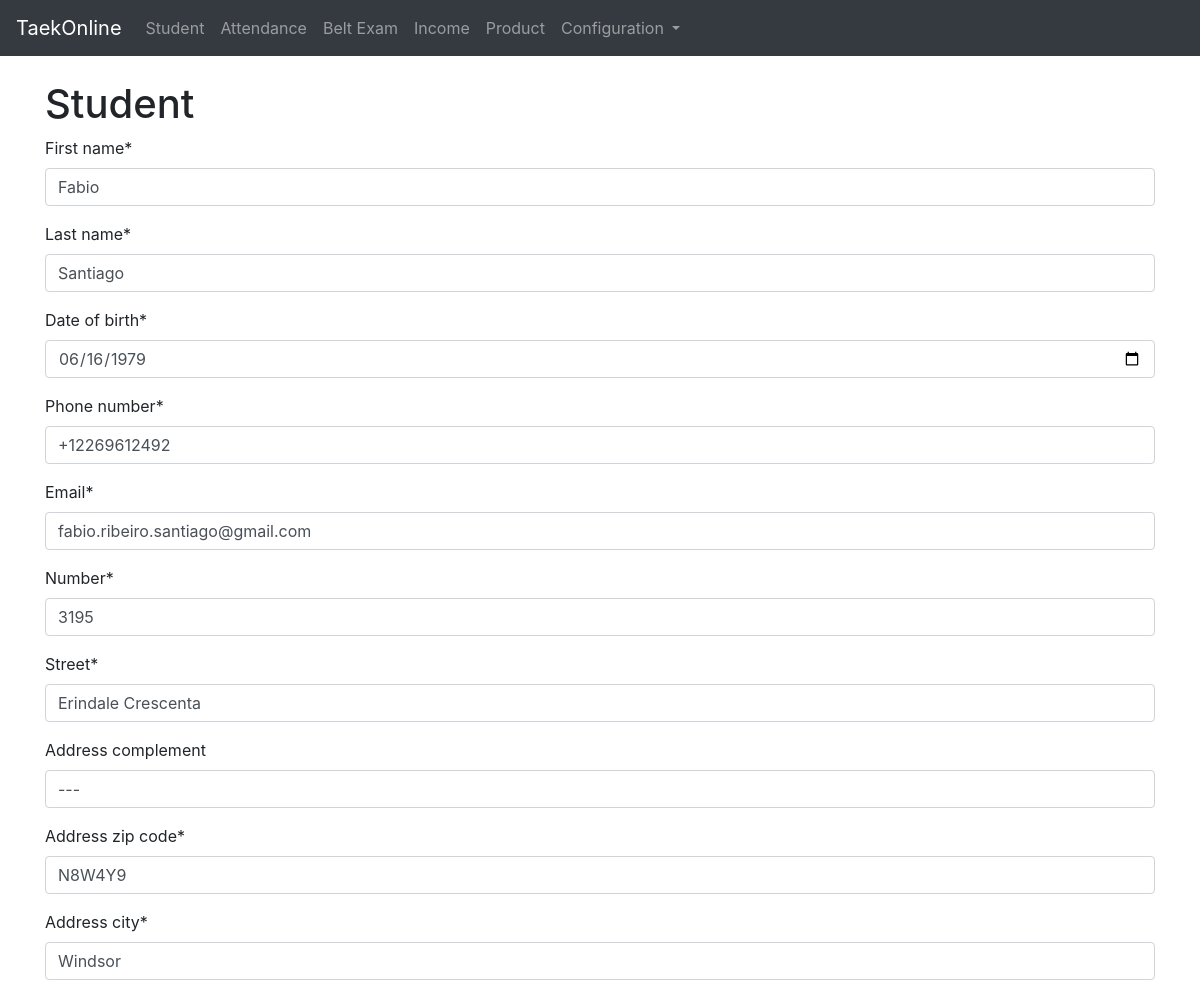
The app's page /student/4/change (upper part), older data.
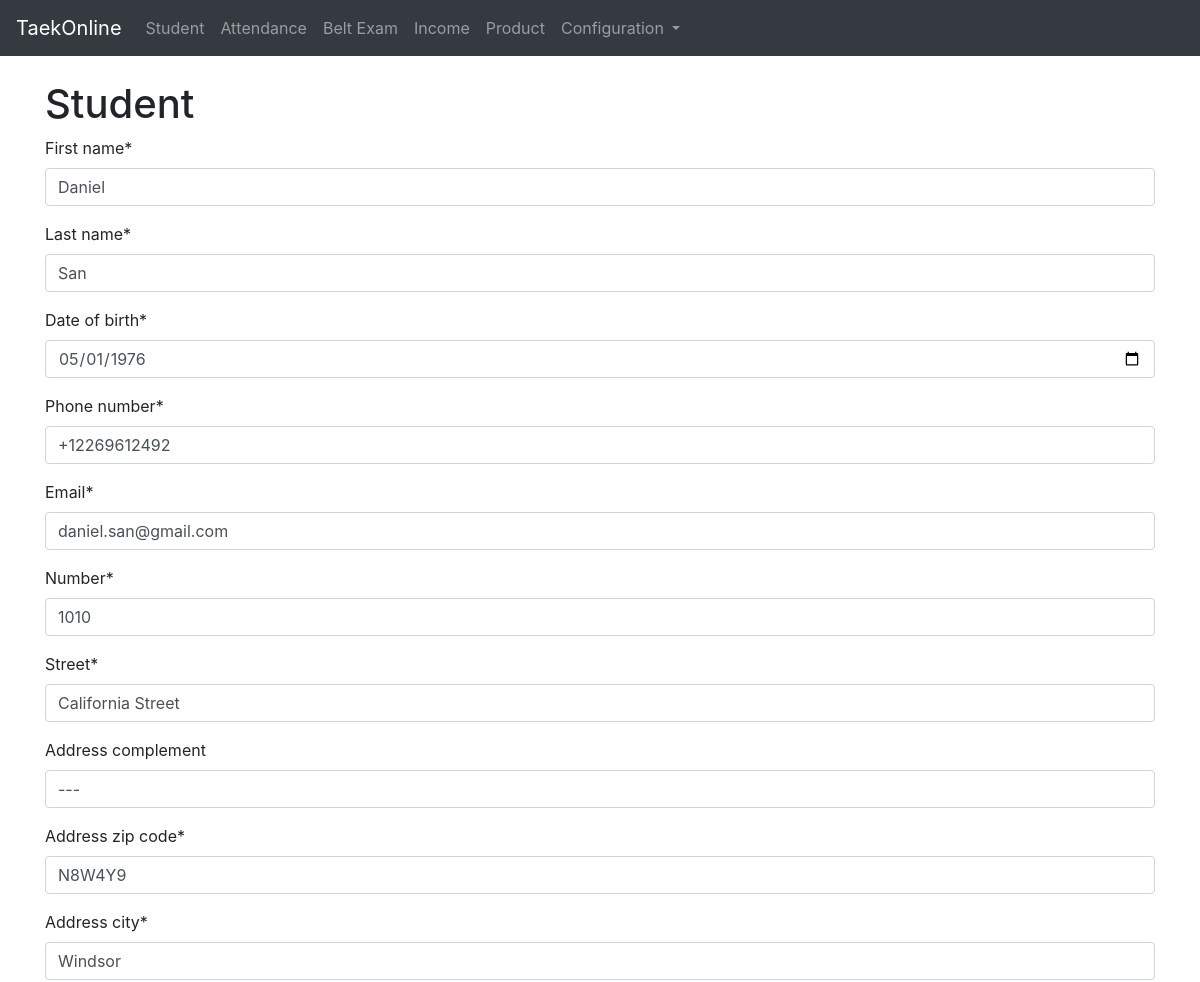
The same page, newer data.
### taekonline/models.py (models this page shows, shortened)
class Student(models.Model):
    first_name = models.CharField(max_length=100, null=False, blank=False)
    last_name = models.CharField(max_length=100, null=False, blank=False)
    date_of_birth = models.DateField(auto_now=False, auto_now_add=False)
    date_joined = models.DateTimeField(auto_now=False, auto_now_add=True)
    phone_number = PhoneNumberField()
    email = models.EmailField(blank=False, null=False)
    address_number = models.IntegerField(verbose_name="number", null=False, blank=False)
    address_street = models.CharField(verbose_name="street", max_length=200, null=False, blank=False)
    address_complement = models.CharField(max_length=200, null=True, blank=True)
    address_zip_code = models.CharField(max_length=6, null=False, blank=False)
    address_city = models.CharField(max_length=50, null=False, blank=False)
    active = models.BooleanField(default=True)
    @property
    def name(self):
        return ', '.join((self.first_name,self.last_name))
    def __str__(self):
        return self.name

### taekonline/views.py (the view)
# urls.py: path('student/<int:id>/change', views.student_change, name='student_change'),
def student_change(request, id, template_name='students/student_form.html'):
	student = Student.objects.get(id=int(id))
	if request.POST:
		form = StudentForm(request.POST, instance=student)
		formset = StudentContactFormSet(request.POST, request.FILES, instance=student)
		if form.is_valid() and formset.is_valid():
			form.save()
			formset.save()
			return redirect('student')
		else:
			return render(request, template_name, {'form':form, 'formset':formset})
	else:
		form = StudentForm(instance=student)
		formset = StudentContactFormSet(instance=student)
	return render(request, template_name, {'form':form, 'formset':formset})

### taekonline/models.py (called while the page is built)
    def __str__(self):
        return self.description

### taekonline/templates/students/student_form.html (shortened to what this page needs)
{% extends 'base.html' %}
{% load static %}
{% load crispy_forms_tags %}
{% block content %}
<form method="post" action="{{ request.path }}">
    <h1>Student</h1>
    {% crispy form %}
</form>
{% endblock content %}

Row changes from the older to the newer data that the page shows:
changed Student "Windsor": first_name "Fabio" → "Daniel"; last_name "Santiago" → "San"; date_of_birth "06/16/1979" → "05/01/1976"; email "fabio.ribeiro.santiago@gmail.com" → "daniel.san@gmail.com"; address_number "3195" → "1010"; address_street "Erindale Crescenta" → "California Street"
